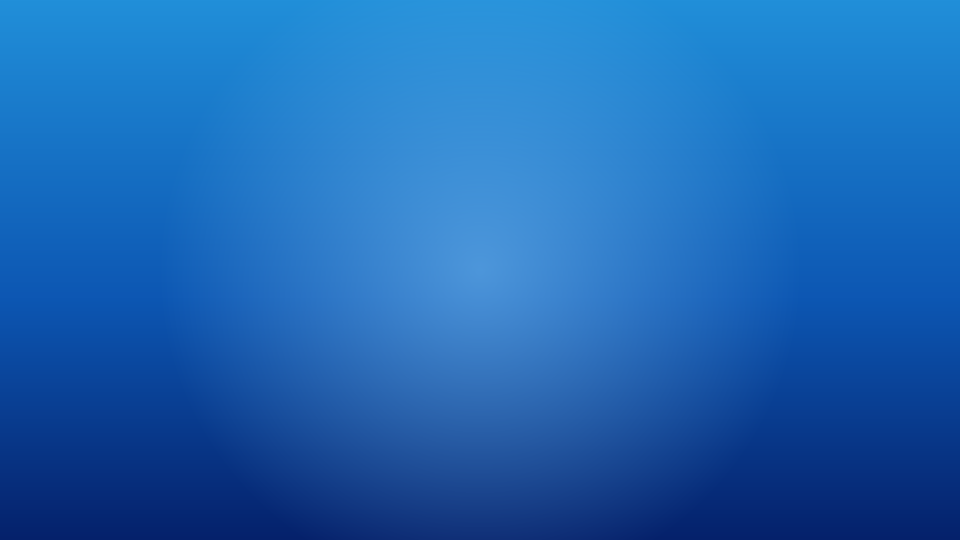
#> input picture assets/wallpaper.png, 1920 x 1080 px (shown at 1/2 size)
$ python _probe_wall2.py
#> lines starting #> are read from the running program, lines starting #| are printed output that depends on the picture
#!/usr/bin/env python3
"""Check wallpaper brightness and search for a menu rect in the probe shot."""
import os
from PIL import Image
ROOT = os.path.dirname(os.path.dirname(os.path.abspath(__file__)))
os.chdir(ROOT)

# 1. wallpaper brightness
im = Image.open("assets/wallpaper.png").convert("RGB").resize((640, 360), Image.LANCZOS)
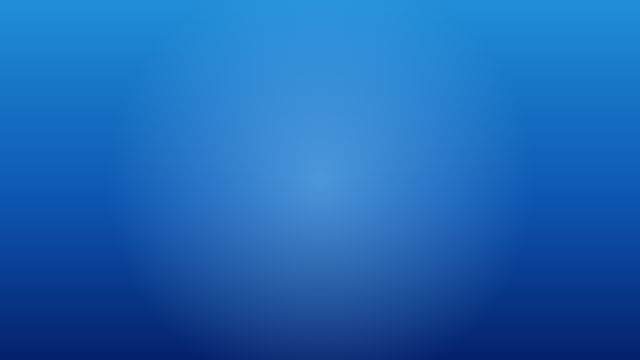
#> im: PIL image 640x360 RGB; mean R, G, B 28.9, 101.9, 180.8
px = im.load()
n = light = s = 0
for yy in range(0, im.height, 2):
    for xx in range(0, im.width, 2):
        r, g, b = px[xx, yy]
        s += r + g + b
        n += 1
        if r + g + b > 620:
            light += 1
#> after the loop, light = 0; n = 57600; s = 17965353
print("wallpaper.png avg=%d light>620=%d%%" % (s // n, 100 * light // n))
#| wallpaper.png avg=311 light>620=0%

# 2. probe_menu.ppm middle band
def read_ppm(path):
#> (the run stopped early here; a loop or call above may not have finished)
